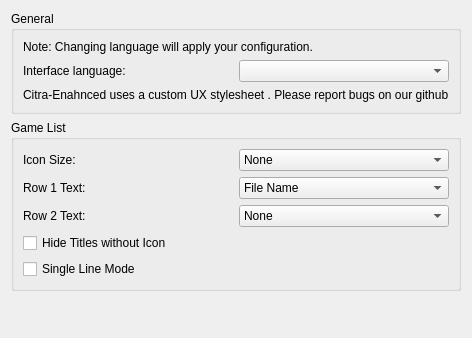
<?xml version="1.0" encoding="UTF-8"?>
<ui version="4.0">
 <class>ConfigureUi</class>
 <widget class="QWidget" name="ConfigureUi">
  <property name="geometry">
   <rect>
    <x>0</x>
    <y>0</y>
    <width>290</width>
    <height>338</height>
   </rect>
  </property>
  <property name="windowTitle">
   <string>Form</string>
  </property>
  <layout class="QVBoxLayout" name="verticalLayout">
   <item>
    <widget class="QGroupBox" name="general_groupBox">
     <property name="title">
      <string>General</string>
     </property>
     <layout class="QHBoxLayout" name="horizontalLayout">
      <item>
       <layout class="QVBoxLayout" name="verticalLayout_2">
        <item>
         <widget class="QLabel" name="label_change_language_info">
          <property name="text">
           <string>Note: Changing language will apply your configuration.</string>
          </property>
          <property name="wordWrap">
           <bool>true</bool>
          </property>
         </widget>
        </item>
        <item>
         <layout class="QHBoxLayout" name="horizontalLayout_2">
          <item>
           <widget class="QLabel" name="language_label">
            <property name="text">
             <string>Interface language:</string>
            </property>
           </widget>
          </item>
          <item>
           <widget class="QComboBox" name="language_combobox"/>
          </item>
         </layout>
        </item>
        <item>
         <layout class="QHBoxLayout" name="horizontalLayout_3">
          <item>
           <widget class="QLabel" name="theme_label">
            <property name="text">
             <string>Citra-Enahnced uses a custom UX stylesheet . Please report bugs on our github</string>
            </property>
           </widget>
          </item>
         </layout>
        </item>
       </layout>
      </item>
     </layout>
    </widget>
   </item>
   <item>
    <widget class="QGroupBox" name="game_list_groupBox">
     <property name="title">
      <string>Game List</string>
     </property>
     <layout class="QHBoxLayout" name="horizontalLayout_4">
      <item>
       <layout class="QVBoxLayout" name="verticalLayout_3">
        <item>
         <layout class="QHBoxLayout" name="horizontalLayout_5">
          <item>
           <widget class="QLabel" name="icon_size_label">
            <property name="text">
             <string>Icon Size:</string>
            </property>
           </widget>
          </item>
          <item>
           <widget class="QComboBox" name="icon_size_combobox">
            <item>
             <property name="text">
              <string>None</string>
             </property>
            </item>
            <item>
             <property name="text">
              <string>Small (24x24)</string>
             </property>
            </item>
            <item>
             <property name="text">
              <string>Large (48x48)</string>
             </property>
            </item>
           </widget>
          </item>
         </layout>
        </item>
        <item>
         <layout class="QHBoxLayout" name="horizontalLayout_6">
          <item>
           <widget class="QLabel" name="row_1_text_label">
            <property name="text">
             <string>Row 1 Text:</string>
            </property>
           </widget>
          </item>
          <item>
           <widget class="QComboBox" name="row_1_text_combobox">
            <item>
             <property name="text">
              <string>File Name</string>
             </property>
            </item>
            <item>
             <property name="text">
              <string>Full Path</string>
             </property>
            </item>
            <item>
             <property name="text">
              <string>Title Name (short)</string>
             </property>
            </item>
            <item>
             <property name="text">
              <string>Title ID</string>
             </property>
            </item>
            <item>
             <property name="text">
              <string>Title Name (long)</string>
             </property>
            </item>
           </widget>
          </item>
         </layout>
        </item>
        <item>
         <layout class="QHBoxLayout" name="horizontalLayout_7">
          <item>
           <widget class="QLabel" name="row_2_text_label">
            <property name="text">
             <string>Row 2 Text:</string>
            </property>
           </widget>
          </item>
          <item>
           <widget class="QComboBox" name="row_2_text_combobox">
            <item>
             <property name="text">
              <string>None</string>
             </property>
            </item>
            <item>
             <property name="text">
              <string>File Name</string>
             </property>
            </item>
            <item>
             <property name="text">
              <string>Full Path</string>
             </property>
            </item>
            <item>
             <property name="text">
              <string>Title Name (short)</string>
             </property>
            </item>
            <item>
             <property name="text">
              <string>Title ID</string>
             </property>
            </item>
            <item>
             <property name="text">
              <string>Title Name (long)</string>
             </property>
            </item>
           </widget>
          </item>
         </layout>
        </item>
        <item>
         <widget class="QCheckBox" name="toggle_hide_no_icon">
          <property name="text">
           <string>Hide Titles without Icon</string>
          </property>
         </widget>
        </item>
        <item>
         <widget class="QCheckBox" name="toggle_single_line_mode">
          <property name="text">
           <string>Single Line Mode</string>
          </property>
         </widget>
        </item>
       </layout>
      </item>
     </layout>
    </widget>
   </item>
   <item>
    <spacer>
     <property name="orientation">
      <enum>Qt::Vertical</enum>
     </property>
     <property name="sizeHint" stdset="0">
      <size>
       <width>0</width>
       <height>0</height>
      </size>
     </property>
    </spacer>
   </item>
  </layout>
 </widget>
 <resources/>
 <connections/>
</ui>
